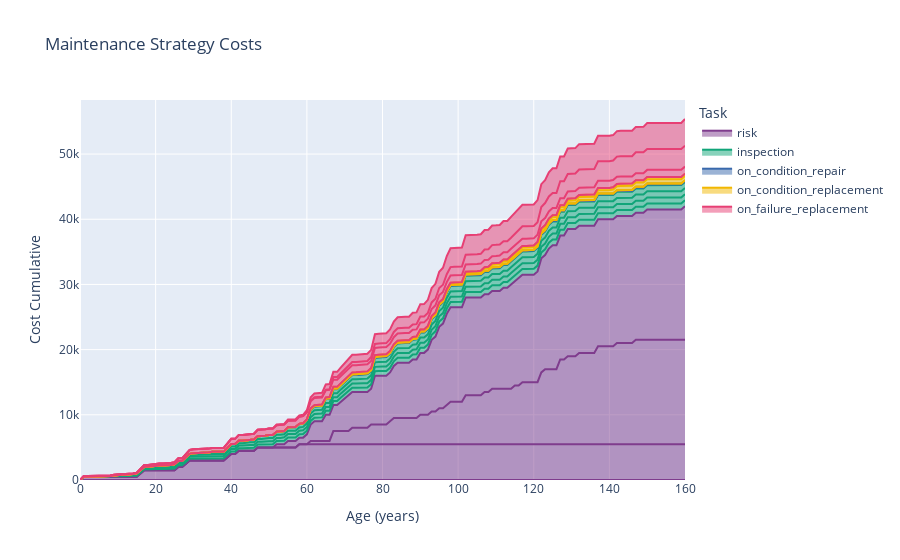
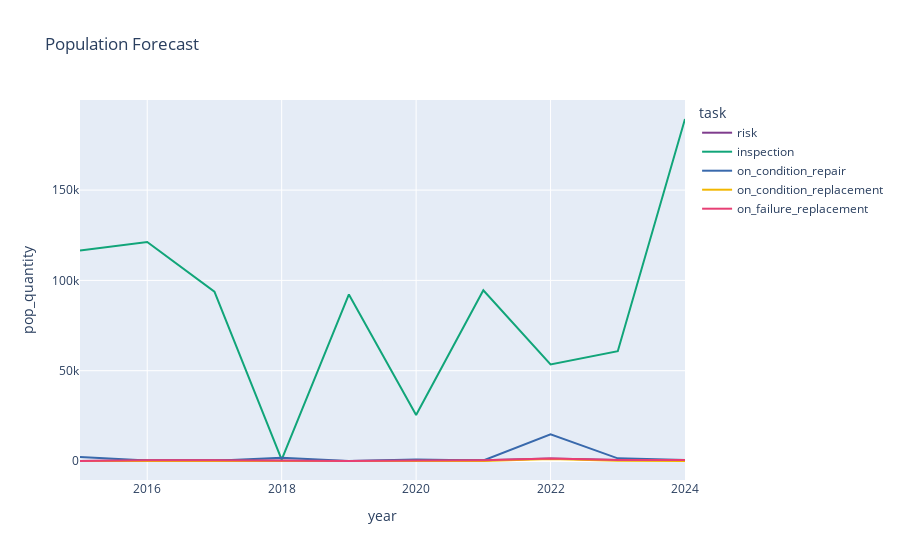
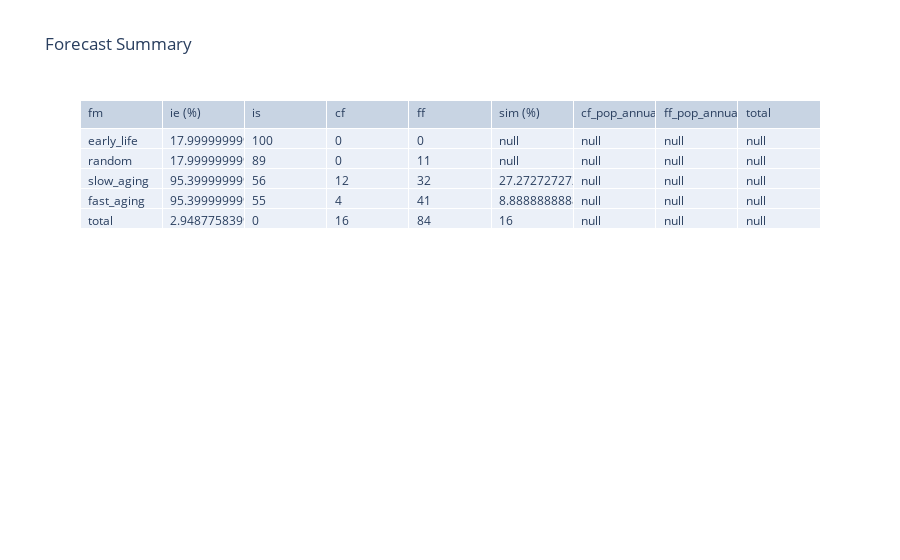

Here is the notebook cell these charts were saved with, in order:
### Code cell
comp.plot_ms().show()
comp.plot_task_forecast().show()
comp.plot_summary().show()

### Figure 1 — Plotly figure (JSON) as saved in the notebook; plotly's stock layout.template omitted (floating-point values rounded to 4 significant figures; data arrays with more than 128 entries replaced by an {"elided": "..."} marker saying what was removed)
{"data": [{"hovertemplate": "Task=risk<br>Failure Mode=early_life<br>Age (years)=%{x}<br>Cost Cumulative=%{y}<extra></extra>", "legendgroup": "risk", "line": {"color": "rgb(127, 60, 141)"}, "mode": "lines", "name": "risk", "orientation": "v", "showlegend": true, "stackgroup": "1", "type": "scatter", "x": {"elided": "161 int values"}, "xaxis": "x", "y": {"elided": "161 int values"}, "yaxis": "y"}, {"hovertemplate": "Task=risk<br>Failure Mode=random<br>Age (years)=%{x}<br>Cost Cumulative=%{y}<extra></extra>", "legendgroup": "risk", "line": {"color": "rgb(127, 60, 141)"}, "mode": "lines", "name": "risk", "orientation": "v", "showlegend": false, "stackgroup": "1", "type": "scatter", "x": {"elided": "161 int values"}, "xaxis": "x", "y": {"elided": "161 int values"}, "yaxis": "y"}, {"hovertemplate": "Task=risk<br>Failure Mode=slow_aging<br>Age (years)=%{x}<br>Cost Cumulative=%{y}<extra></extra>", "legendgroup": "risk", "line": {"color": "rgb(127, 60, 141)"}, "mode": "lines", "name": "risk", "orientation": "v", "showlegend": false, "stackgroup": "1", "type": "scatter", "x": {"elided": "161 int values"}, "xaxis": "x", "y": {"elided": "161 int values"}, "yaxis": "y"}, {"hovertemplate": "Task=risk<br>Failure Mode=fast_aging<br>Age (years)=%{x}<br>Cost Cumulative=%{y}<extra></extra>", "legendgroup": "risk", "line": {"color": "rgb(127, 60, 141)"}, "mode": "lines", "name": "risk", "orientation": "v", "showlegend": false, "stackgroup": "1", "type": "scatter", "x": {"elided": "161 int values"}, "xaxis": "x", "y": {"elided": "161 int values"}, "yaxis": "y"}, {"hovertemplate": "Task=inspection<br>Failure Mode=early_life<br>Age (years)=%{x}<br>Cost Cumulative=%{y}<extra></extra>", "legendgroup": "inspection", "line": {"color": "rgb(17, 165, 121)"}, "mode": "lines", "name": "inspection", "orientation": "v", "showlegend": true, "stackgroup": "1", "type": "scatter", "x": {"elided": "161 int values"}, "xaxis": "x", "y": {"elided": "161 float values"}, "yaxis": "y"}, {"hovertemplate": "Task=inspection<br>Failure Mode=random<br>Age (years)=%{x}<br>Cost Cumulative=%{y}<extra></extra>", "legendgroup": "inspection", "line": {"color": "rgb(17, 165, 121)"}, "mode": "lines", "name": "inspection", "orientation": "v", "showlegend": false, "stackgroup": "1", "type": "scatter", "x": {"elided": "161 int values"}, "xaxis": "x", "y": {"elided": "161 float values"}, "yaxis": "y"}, {"hovertemplate": "Task=inspection<br>Failure Mode=slow_aging<br>Age (years)=%{x}<br>Cost Cumulative=%{y}<extra></extra>", "legendgroup": "inspection", "line": {"color": "rgb(17, 165, 121)"}, "mode": "lines", "name": "inspection", "orientation": "v", "showlegend": false, "stackgroup": "1", "type": "scatter", "x": {"elided": "161 int values"}, "xaxis": "x", "y": {"elided": "161 float values"}, "yaxis": "y"}, {"hovertemplate": "Task=inspection<br>Failure Mode=fast_aging<br>Age (years)=%{x}<br>Cost Cumulative=%{y}<extra></extra>", "legendgroup": "inspection", "line": {"color": "rgb(17, 165, 121)"}, "mode": "lines", "name": "inspection", "orientation": "v", "showlegend": false, "stackgroup": "1", "type": "scatter", "x": {"elided": "161 int values"}, "xaxis": "x", "y": {"elided": "161 float values"}, "yaxis": "y"}, {"hovertemplate": "Task=on_condition_repair<br>Failure Mode=slow_aging<br>Age (years)=%{x}<br>Cost Cumulative=%{y}<extra></extra>", "legendgroup": "on_condition_repair", "line": {"color": "rgb(57, 105, 172)"}, "mode": "lines", "name": "on_condition_repair", "orientation": "v", "showlegend": true, "stackgroup": "1", "type": "scatter", "x": {"elided": "161 int values"}, "xaxis": "x", "y": {"elided": "161 int values"}, "yaxis": "y"}, {"hovertemplate": "Task=on_condition_repair<br>Failure Mode=fast_aging<br>Age (years)=%{x}<br>Cost Cumulative=%{y}<extra></extra>", "legendgroup": "on_condition_repair", "line": {"color": "rgb(57, 105, 172)"}, "mode": "lines", "name": "on_condition_repair", "orientation": "v", "showlegend": false, "stackgroup": "1", "type": "scatter", "x": {"elided": "161 int values"}, "xaxis": "x", "y": {"elided": "161 int values"}, "yaxis": "y"}, {"hovertemplate": "Task=on_condition_replacement<br>Failure Mode=early_life<br>Age (years)=%{x}<br>Cost Cumulative=%{y}<extra></extra>", "legendgroup": "on_condition_replacement", "line": {"color": "rgb(242, 183, 1)"}, "mode": "lines", "name": "on_condition_replacement", "orientation": "v", "showlegend": true, "stackgroup": "1", "type": "scatter", "x": {"elided": "161 int values"}, "xaxis": "x", "y": {"elided": "161 int values"}, "yaxis": "y"}, {"hovertemplate": "Task=on_condition_replacement<br>Failure Mode=random<br>Age (years)=%{x}<br>Cost Cumulative=%{y}<extra></extra>", "legendgroup": "on_condition_replacement", "line": {"color": "rgb(242, 183, 1)"}, "mode": "lines", "name": "on_condition_replacement", "orientation": "v", "showlegend": false, "stackgroup": "1", "type": "scatter", "x": {"elided": "161 int values"}, "xaxis": "x", "y": {"elided": "161 int values"}, "yaxis": "y"}, {"hovertemplate": "Task=on_condition_replacement<br>Failure Mode=slow_aging<br>Age (years)=%{x}<br>Cost Cumulative=%{y}<extra></extra>", "legendgroup": "on_condition_replacement", "line": {"color": "rgb(242, 183, 1)"}, "mode": "lines", "name": "on_condition_replacement", "orientation": "v", "showlegend": false, "stackgroup": "1", "type": "scatter", "x": {"elided": "161 int values"}, "xaxis": "x", "y": {"elided": "161 int values"}, "yaxis": "y"}, {"hovertemplate": "Task=on_condition_replacement<br>Failure Mode=fast_aging<br>Age (years)=%{x}<br>Cost Cumulative=%{y}<extra></extra>", "legendgroup": "on_condition_replacement", "line": {"color": "rgb(242, 183, 1)"}, "mode": "lines", "name": "on_condition_replacement", "orientation": "v", "showlegend": false, "stackgroup": "1", "type": "scatter", "x": {"elided": "161 int values"}, "xaxis": "x", "y": {"elided": "161 int values"}, "yaxis": "y"}, {"hovertemplate": "Task=on_failure_replacement<br>Failure Mode=early_life<br>Age (years)=%{x}<br>Cost Cumulative=%{y}<extra></extra>", "legendgroup": "on_failure_replacement", "line": {"color": "rgb(231, 63, 116)"}, "mode": "lines", "name": "on_failure_replacement", "orientation": "v", "showlegend": true, "stackgroup": "1", "type": "scatter", "x": {"elided": "161 int values"}, "xaxis": "x", "y": {"elided": "161 int values"}, "yaxis": "y"}, {"hovertemplate": "Task=on_failure_replacement<br>Failure Mode=random<br>Age (years)=%{x}<br>Cost Cumulative=%{y}<extra></extra>", "legendgroup": "on_failure_replacement", "line": {"color": "rgb(231, 63, 116)"}, "mode": "lines", "name": "on_failure_replacement", "orientation": "v", "showlegend": false, "stackgroup": "1", "type": "scatter", "x": {"elided": "161 int values"}, "xaxis": "x", "y": {"elided": "161 int values"}, "yaxis": "y"}, {"hovertemplate": "Task=on_failure_replacement<br>Failure Mode=slow_aging<br>Age (years)=%{x}<br>Cost Cumulative=%{y}<extra></extra>", "legendgroup": "on_failure_replacement", "line": {"color": "rgb(231, 63, 116)"}, "mode": "lines", "name": "on_failure_replacement", "orientation": "v", "showlegend": false, "stackgroup": "1", "type": "scatter", "x": {"elided": "161 int values"}, "xaxis": "x", "y": {"elided": "161 int values"}, "yaxis": "y"}, {"hovertemplate": "Task=on_failure_replacement<br>Failure Mode=fast_aging<br>Age (years)=%{x}<br>Cost Cumulative=%{y}<extra></extra>", "legendgroup": "on_failure_replacement", "line": {"color": "rgb(231, 63, 116)"}, "mode": "lines", "name": "on_failure_replacement", "orientation": "v", "showlegend": false, "stackgroup": "1", "type": "scatter", "x": {"elided": "161 int values"}, "xaxis": "x", "y": {"elided": "161 int values"}, "yaxis": "y"}], "layout": {"legend": {"title": {"text": "Task"}, "tracegroupgap": 0}, "title": {"text": "Maintenance Strategy Costs"}, "xaxis": {"anchor": "y", "automargin": true, "domain": [0, 1], "title": {"text": "Age (years)"}}, "yaxis": {"anchor": "x", "automargin": true, "domain": [0, 1], "title": {"text": "Cost Cumulative"}}}}

### Figure 2 — Plotly figure (JSON) as saved in the notebook; plotly's stock layout.template omitted (floating-point values rounded to 4 significant figures)
{"data": [{"hovertemplate": "task=risk<br>year=%{x}<br>pop_quantity=%{y}<extra></extra>", "legendgroup": "risk", "line": {"color": "rgb(127, 60, 141)", "dash": "solid"}, "mode": "lines", "name": "risk", "orientation": "v", "showlegend": true, "type": "scatter", "x": [2015, 2016, 2017, 2018, 2019, 2020, 2021, 2022, 2023, 2024], "xaxis": "x", "y": [42.95, 454.1, 378.1, 8.23, 0, 239.2, 387.7, 1354.0, 594.4, 584.7], "yaxis": "y"}, {"hovertemplate": "task=inspection<br>year=%{x}<br>pop_quantity=%{y}<extra></extra>", "legendgroup": "inspection", "line": {"color": "rgb(17, 165, 121)", "dash": "solid"}, "mode": "lines", "name": "inspection", "orientation": "v", "showlegend": true, "type": "scatter", "x": [2015, 2016, 2017, 2018, 2019, 2020, 2021, 2022, 2023, 2024], "xaxis": "x", "y": [116500.0, 121300.0, 93750.0, 814, 92230.0, 25460.0, 94520.0, 53470.0, 60800.0, 189400.0], "yaxis": "y"}, {"hovertemplate": "task=on_condition_repair<br>year=%{x}<br>pop_quantity=%{y}<extra></extra>", "legendgroup": "on_condition_repair", "line": {"color": "rgb(57, 105, 172)", "dash": "solid"}, "mode": "lines", "name": "on_condition_repair", "orientation": "v", "showlegend": true, "type": "scatter", "x": [2015, 2016, 2017, 2018, 2019, 2020, 2021, 2022, 2023, 2024], "xaxis": "x", "y": [2252.0, 324.3, 162.7, 1848.0, 0.25, 894.9, 332.9, 14720.0, 1470.0, 526.2], "yaxis": "y"}, {"hovertemplate": "task=on_condition_replacement<br>year=%{x}<br>pop_quantity=%{y}<extra></extra>", "legendgroup": "on_condition_replacement", "line": {"color": "rgb(242, 183, 1)", "dash": "solid"}, "mode": "lines", "name": "on_condition_replacement", "orientation": "v", "showlegend": true, "type": "scatter", "x": [2015, 2016, 2017, 2018, 2019, 2020, 2021, 2022, 2023, 2024], "xaxis": "x", "y": [0, 0, 0, 80.21, 0, 0, 47.56, 1095.0, 80.21, 0], "yaxis": "y"}, {"hovertemplate": "task=on_failure_replacement<br>year=%{x}<br>pop_quantity=%{y}<extra></extra>", "legendgroup": "on_failure_replacement", "line": {"color": "rgb(231, 63, 116)", "dash": "solid"}, "mode": "lines", "name": "on_failure_replacement", "orientation": "v", "showlegend": true, "type": "scatter", "x": [2015, 2016, 2017, 2018, 2019, 2020, 2021, 2022, 2023, 2024], "xaxis": "x", "y": [42.95, 454.1, 378.1, 8.23, 0, 239.2, 387.7, 1354.0, 594.4, 584.7], "yaxis": "y"}], "layout": {"legend": {"title": {"text": "task"}, "tracegroupgap": 0}, "title": {"text": "Population Forecast"}, "xaxis": {"anchor": "y", "automargin": true, "domain": [0, 1], "title": {"text": "year"}}, "yaxis": {"anchor": "x", "automargin": true, "domain": [0, 1], "title": {"text": "pop_quantity"}}}}

### Figure 3 — Plotly figure (JSON) as saved in the notebook; plotly's stock layout.template omitted (floating-point values rounded to 4 significant figures)
{"data": [{"cells": {"align": "left", "values": [["early_life", "random", "slow_aging", "fast_aging", "total"], [18.0, 18.0, 95.4, 95.4, 2.949], [100, 89, 56, 55, 0], [0, 0, 12, 4, 16], [0, 11, 32, 41, 84], [null, null, 27.27, 8.889, 16], [null, null, null, null, null], [null, null, null, null, null], [null, null, null, null, null]]}, "header": {"align": "left", "values": ["fm", "ie (%)", "is", "cf", "ff", "sim (%)", "cf_pop_annual_avg", "ff_pop_annual_avg", "total"]}, "type": "table"}], "layout": {"title": {"text": "Forecast Summary"}}}
